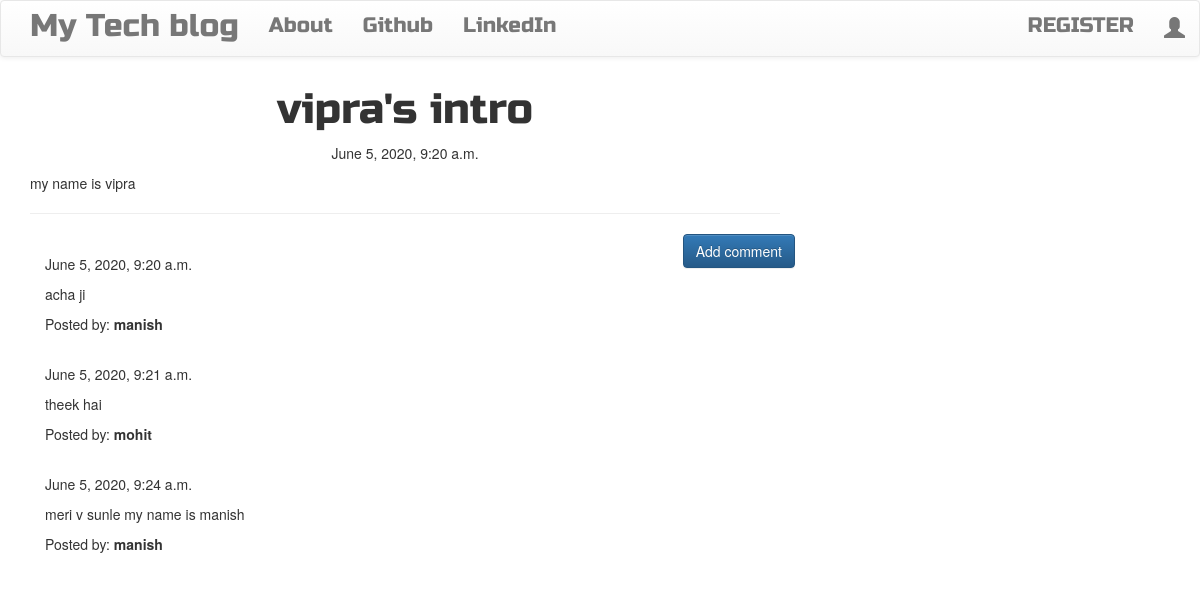
The page /post/12 on the database its author committed.
### blog/models.py (models this page shows, shortened)
class Post(models.Model):
    author = models.ForeignKey('auth.User', on_delete=models.CASCADE)
    title = models.CharField(max_length=200)
    text = models.TextField()
    created_date = models.DateTimeField(default=timezone.now)
    published_date = models.DateTimeField(blank=True, null=True)

class Comment(models.Model):
    post = models.ForeignKey('blog.Post', related_name='comments', on_delete=models.CASCADE)
    author = models.CharField(max_length=200)
    text = models.TextField()
    created_date = models.DateTimeField(default=timezone.now)
    approved_comment = models.BooleanField(default=False)

### blog/views.py (the view)
# urls.py: url(r'^post/(?P<pk>\d+)$', views.PostDetailView.as_view(), name='post_detail'),
class PostDetailView(DetailView):
    model = Post

### blog/templates/blog/post_detail.html (shortened to what this page needs)
{% extends 'blog/base.html' %}
{% block content %}
        <h1 class='posttitle loader'>{{ post.title }}</h1>
        {% if post.published_date %}
            <div class="date postdate">
                {{ post.published_date }}
            </div>
        {% else %}
            <a class="btn btn-default" href="{% url 'post_publish' pk=post.pk %}">Publish</a>
        {% endif %}
      <p class='postcontent' >{{ post.text|safe|linebreaksbr }}</p>
  <hr>
  <a class="btn btn-primary btn-comment" href="{% url 'add_comment_to_post' pk=post.pk %}">Add comment</a>
  <div class="container">
  {% for comment in post.comments.all %}
  <br>
      {% if user.is_authenticated or comment.approved_comment %}
              {{ comment.created_date }}
          <p>{{ comment.text|safe|linebreaks }}</p>
          <p>Posted by: <strong>{{ comment.author }}</strong></p>
      {% endif %}
  {% empty %}
      <p>No comments posted.</p>
  {% endfor %}
</div>
{% endblock %}

### blog/templates/blog/base.html (shortened to what this page needs)
<!DOCTYPE html>
{% load static %}
<html>
    <head>
        <link rel="stylesheet" href="https://maxcdn.bootstrapcdn.com/bootstrap/3.3.7/css/bootstrap.min.css">
        <link rel="stylesheet" href="https://maxcdn.bootstrapcdn.com/bootstrap/3.3.7/css/bootstrap-theme.min.css">
        <link rel="stylesheet" href="//cdn.jsdelivr.net/medium-editor/latest/css/medium-editor.min.css" type="text/css" media="screen" charset="utf-8">
        <link rel="stylesheet" href="{% static 'css/blog.css' %}">
<body class='loader'>
  <nav class="navbar navbar-default techfont custom-navbar">
    <div class="container">
      <ul class="nav navbar-nav">
        <li><a class='navbar-brand bigbrand' href="{% url 'post_list' %}">My Tech blog</a></li>
        <li><a href="{% url 'about'%}">About</a></li>
        <li><a href="https://www.github.com">Github</a></li>
        <li><a href="https://www.linkedin.com">LinkedIn</a></li>
      </ul>
      <ul class="nav navbar-nav navbar-right">
       <li>
           <a href="{% url 'register' %}">REGISTER</a>
       </li>
        {% if user.is_authenticated %}
        <li>
          <a href="{% url 'post_new' %}" >New Post</a>
        </li>
        <li>
          <a href="{% url 'post_draft_list' %}">Drafts</a>
        </li>
        <li>
          <a href="{% url 'logout' %}" >Log out</a>
        </li>
        <li>
          <a >Welcome: {{ user.username }}</a>
        </li>
          {% else %}
          <li><a class='nav navbar-right' href="{% url 'login' %}" ><span class="glyphicon glyphicon-user"></span></a></li>
        {% endif %}
      </ul>
  </div>
</nav>
        <div class="content container">
            <div class="row">
                <div class="col-md-8">
                  <div class="blog_posts">
                    {% block content %}
                    {% endblock %}
                  </div>
                </div>
            </div>
        </div>
</body>
</html>

### blog/static/css/blog.css (style rules this page uses)
.techfont { font-family: 'Russo One', sans-serif; font-size: 1.5em; margin-bottom: 10px; }
.postdate { text-align: center; }
.posttitle { font-family: 'Russo One', sans-serif; font-size: 3em; text-align: center; }
.postcontent { font-family: 'Montserrat'; font-size: 1.5em; }
.btn-comment { position: absolute; right: 0px; }
.bigbrand { font-size: 1.5em; }
.loader { filter:hue-rotate(0deg); color: linear-gradient(45deg,#0f8,#08f); animation:hue 5000ms infinite linear; }

### rows shown on the page
Post: title "vipra's intro", published_date "June 5, 2020, 9:20 a.m.", text "my name is vipra"
Comment: created_date "June 5, 2020, 9:20 a.m.", text "acha ji", author "manish"
Comment: created_date "June 5, 2020, 9:21 a.m.", text "theek hai", author "mohit"
Comment: created_date "June 5, 2020, 9:24 a.m.", text "meri v sunle my name is manish", author "manish"
